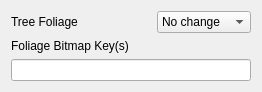
         <widget class="QWidget" name="layoutWidget7">
          <property name="geometry">
           <rect>
            <x>572</x>
            <y>34</y>
            <width>245</width>
            <height>91</height>
           </rect>
          </property>
          <layout class="QGridLayout" name="treeFixesLayout">
           <item row="0" column="1">
            <widget class="QComboBox" name="foliageCombo">
             <property name="maximumSize">
              <size>
               <width>97</width>
               <height>16777215</height>
              </size>
             </property>
             <property name="whatsThis">
              <string>&lt;html&gt;&lt;head/&gt;&lt;body&gt;&lt;p&gt;Foliage objects are recognized by their bitmap names. By default, names containing &amp;quot;leaf&amp;quot;, &amp;quot;leaves&amp;quot;, &amp;quot;trefol&amp;quot; and &amp;quot;treefol&amp;quot; are caught but you can enter an alternate Foliage Bitmap Keys if your tileset uses something different. Separate multiple keys by spaces. For foliage, there are five options:&lt;ul&gt;&lt;li&gt; Set all foliage to tilefade. This is particularly useful in forest and jungle tilesets. Note that this option has no effect unless &amp;quot;Slice for Tilefading&amp;quot; is also set to &amp;quot;yes&amp;quot;. Note also that tilefading implies de-animating.&lt;/li&gt;&lt;li&gt;The &amp;quot;Animate&amp;quot; option moves the foliage objects, if necessary, onto the tile's 'a' node. This gives better results on some graphics cards that otherwise render bitmaps with transparency (i.e. the holes between the leaves) with unwanted white margins.&lt;/li&gt;&lt;li&gt;&amp;quot;De-Animate&amp;quot; moves all foliage objects off the 'a' node and makes them static.&lt;/li&gt;&lt;li&gt;The &amp;quot;No change&amp;quot; option recognises foliage objects but neither adds any to the 'a' node nor removes any from it. It just keeps them the same as it finds them.&lt;/li&gt;&lt;li&gt;The &amp;quot;Ignore&amp;quot; option doesn't even look for the special bitmap names and just treats pieces of foliage as ordinary objects.&lt;/li&gt;&lt;/ul&gt;&lt;/p&gt;&lt;/body&gt;&lt;/html&gt;</string>
             </property>
             <item>
              <property name="text">
               <string>No change</string>
              </property>
             </item>
             <item>
              <property name="text">
               <string>Tilefade</string>
              </property>
             </item>
             <item>
              <property name="text">
               <string>Animate</string>
              </property>
             </item>
             <item>
              <property name="text">
               <string>De-animate</string>
              </property>
             </item>
             <item>
              <property name="text">
               <string>Ignore</string>
              </property>
             </item>
            </widget>
           </item>
           <item row="0" column="0">
            <widget class="QLabel" name="foliageLabel">
             <property name="minimumSize">
              <size>
               <width>140</width>
               <height>0</height>
              </size>
             </property>
             <property name="whatsThis">
              <string>&lt;html&gt;&lt;head/&gt;&lt;body&gt;&lt;p&gt;Foliage objects are recognized by their bitmap names. By default, names containing &amp;quot;leaf&amp;quot;, &amp;quot;leaves&amp;quot;, &amp;quot;trefol&amp;quot; and &amp;quot;treefol&amp;quot; are caught but you can enter an alternate Foliage Bitmap Keys if your tileset uses something different. Separate multiple keys by spaces. For foliage, there are five options:&lt;ul&gt;&lt;li&gt; Set all foliage to tilefade. This is particularly useful in forest and jungle tilesets. Note that this option has no effect unless &amp;quot;Slice for Tilefading&amp;quot; is also set to &amp;quot;yes&amp;quot;. Note also that tilefading implies de-animating.&lt;/li&gt;&lt;li&gt;The &amp;quot;Animate&amp;quot; option moves the foliage objects, if necessary, onto the tile's 'a' node. This gives better results on some graphics cards that otherwise render bitmaps with transparency (i.e. the holes between the leaves) with unwanted white margins.&lt;/li&gt;&lt;li&gt;&amp;quot;De-Animate&amp;quot; moves all foliage objects off the 'a' node and makes them static.&lt;/li&gt;&lt;li&gt;The &amp;quot;No change&amp;quot; option recognises foliage objects but neither adds any to the 'a' node nor removes any from it. It just keeps them the same as it finds them.&lt;/li&gt;&lt;li&gt;The &amp;quot;Ignore&amp;quot; option doesn't even look for the special bitmap names and just treats pieces of foliage as ordinary objects.&lt;/li&gt;&lt;/ul&gt;&lt;/p&gt;&lt;/body&gt;&lt;/html&gt;</string>
             </property>
             <property name="text">
              <string>Tree Foliage</string>
             </property>
            </widget>
           </item>
           <item row="1" column="0" colspan="2">
            <widget class="QLabel" name="foliageBitmapKeysLabel">
             <property name="text">
              <string>Foliage Bitmap Key(s)</string>
             </property>
            </widget>
           </item>
           <item row="2" column="0" colspan="2">
            <widget class="QLineEdit" name="foliageBitmapKeys">
             <property name="toolTip">
              <string>Separate multiple keys by spaces</string>
             </property>
             <property name="clearButtonEnabled">
              <bool>false</bool>
             </property>
            </widget>
           </item>
          </layout>
         </widget>
